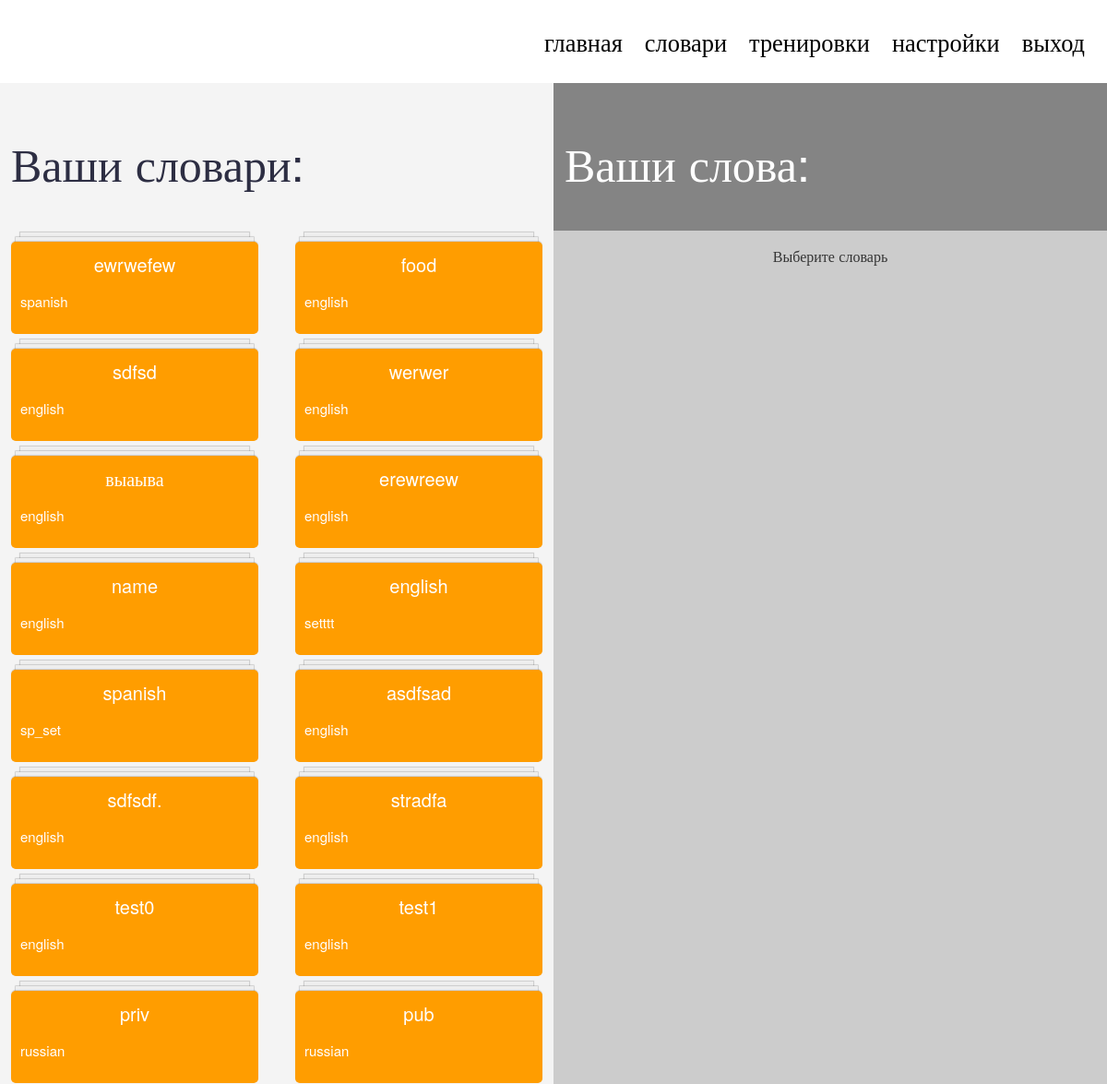
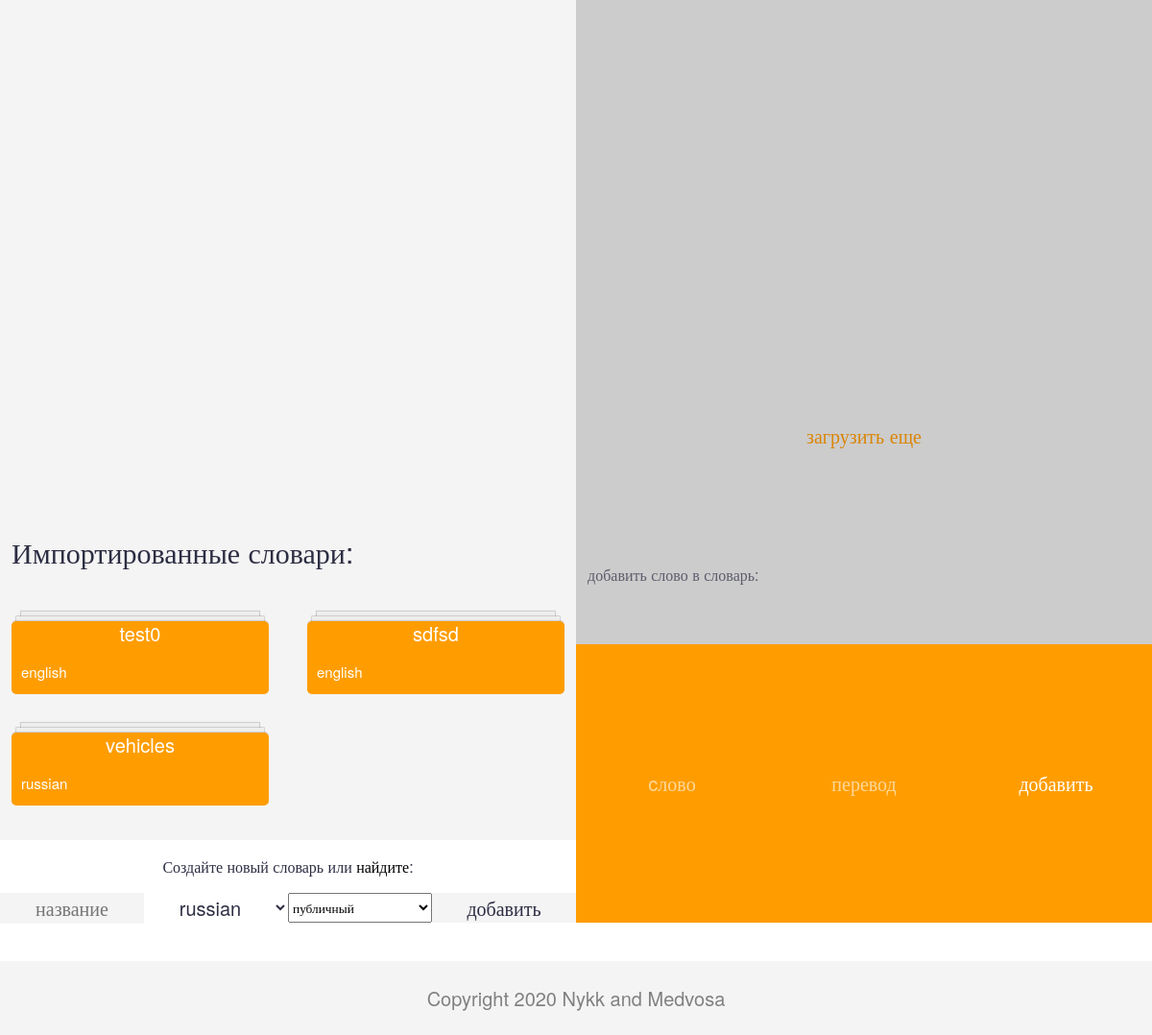
The page /dict (signed in) on the database its author committed (2 pictures, top to bottom).
### models.py (models this page shows, shortened)
class WordSet(Base):
    __tablename__ = 'word_sets'
    id = Column(Integer, primary_key=True)
    name = Column(String)
    owner_id = Column(Integer)
    language = Column(String)
    access_type = Column(Integer)

### __init__.py (the view)
@app.route('/dict')
def dp():
    if 'userId' in ses:
        native_language = session.query(User).filter_by(id=ses['userId']).first().native_language
        lang_code = ''
        for i in LANGUAGES:
            if i[0]==native_language:
                lang_code = i[2]
                break
        sets = session.query(WordSet).filter_by(owner_id=ses['userId']).all()
        set_pairs = session.query(ImportedWordSet, WordSet).join(WordSet, ImportedWordSet.set_id == WordSet.id) \
            .filter(ImportedWordSet.user_id == ses['userId']).all()
        imported_sets = []
        for i in set_pairs:
            imp = i[0]
            orig = i[1]
            imported_sets.append({
                "imported_id": imp.id,
                "original_name": orig.name,
                "language":orig.language
            })
        print(imported_sets)
        return render_template('dictionary.html',
                               email=ses['email'],
                               dictionaries=[i for i in sets],
                               training_names=TRAINING_NAMES,
                               nativeLanguage=native_language,
                               languages=LANGUAGES,
                               langCode=lang_code,
                               imported_sets=imported_sets,)
    return redirect('/')

### __init__.py (called while the page is built)
@app.context_processor
def load_baseInfo():
    lang = ses.get('lang',None)
    loc_head = None
    loc_body = None
    lh = lambda x:x
    lb = lambda x:x
    if not lang or (lang not in trnsh):
        loc_head = lh
    else:
        langarrh = trnsh[lang]
        def lh2(x):
            print('::-------'+x)
            if x in langarrh:
                return langarrh[x]
            return x
        loc_head = lh2
    if not lang or (lang not in trnsb):
        loc_body = lb
        print('halt\n\n\n\n\n')
    else:
        langarrb = trnsb[lang]
        def loc(x):
            print('-------'+x)
            if x in langarrb:
                return langarrb[x]
            return x
        loc_body = loc
        print('success\n\n\n\n')
    return {"loc_head":loc_head,
            "loc":loc_body}

### templates/dictionary.html (shortened to what this page needs)
<!DOCTYPE html>
<html lang="en">
<head>
    <link rel="stylesheet" href="/static/dictionaries.css">
</head>
<body>
    <section style="display: grid; grid-template-rows: 2fr 9.5fr 0.5fr">
        {% include "header.html" %}
        <main>
            <div class="dict-part">
                <div class="title-dicts"><p class="title-p">{{ loc("Your dictionaries") }}:</p></div>
                <div class="existing-dicts" id="dictionaries">
                    {% for dictionary in dictionaries %}
                        <div>
                            <div class='dict-logo' onclick='getDictList("{{ dictionary.name }}")'>
                                <div class="dict-name"> {{ dictionary.name }} </div>
                                <p>{{ dictionary.language }}</p>
                            </div>
                        </div>
                    {% endfor %}
                </div>
                <div class="title-dicts"><p class="title-p" style="font-size:30px">{{ loc ("Imported dictionaries") }}:</p></div>
                <div class="existing-dicts" id="dictionaries">
                    {% for dict in imported_sets %}
                        <div class='dict-logo' onclick="viewImported({{ dict.imported_id }},'{{ dict.original_name }}')">
                            <div class="dict-name"> {{ dict.original_name }} </div>
                            <p>{{ dict.language }}</p>
                        </div>
                    {% endfor %}
                </div>
                <div class="create-comment"><p>{{ loc("Create a dictionary or")}} <a href="/dictSearch">{{ loc("find one")}}</a>:</p></div>
                <div class="create-dicts">
                    <input type="text" id="dictName" placeholder="{{ loc ("name")}}">
                    <select id="dictLanguage">
                        {% for i in languages %}
                        <option>{{i[0]}}</option>
                        {% endfor %}
                    </select>
                    <select id="privacy_type">
                        <option value="0">{{ loc ("public")}}</option>
                    </select>
                    <input id="dict-button" type="button" value="{{ loc ("add") }}" onclick="addDictBtn()">
                </div>
            </div>
            <div class="words-part">
                <div class="title-words"><p class="title-p">{{ loc("Your words") }}:</p></div>
                <div class="select-dict" id="words"><p>{{ loc("Select a dictionary") }}</p></div>
                <div class="load-more">
                    <input type="button" value="{{ loc ("load more words")}}" onclick="loadWordsWithOffset(currentSetName,currentOffset)">
                </div>
                <div class="add-word">
                    <p>{{ loc ("Add a word here") }}:</p>
                </div>
                <div class="input-word">
                    <input type="text" id="spelling" placeholder="{{ loc("word") }}">
                    <input type="text" id="translation" placeholder="{{ loc("translation") }}">
                    <input id="translateButton" type="button" value="{{ loc("add") }}" onclick="addWordBtn()">
                </div>
            </div>
        </main>
        {% include "ending.html" %}

### templates/header.html (shortened to what this page needs)
<header>
            <ul>
                <li><a href="/">{{loc_head("home")}}</a></li>
                <li><a href="/dict">{{loc_head("dictionaries")}}</a></li>
                <li><a href="/train">{{loc_head("trainings")}}</a></li>
                <li><a href="/settings">{{loc_head("settings")}}</a></li>
                <li><a href="/logout">{{loc_head("exit")}}</a></li>
            </ul>
        </header>

### templates/ending.html (shortened to what this page needs)
            <footer>
                Copyright 2020 Nykk and Medvosa
            </footer>
        </section>
    </body>
</html>

### static/dictionaries.css (style rules this page uses)
* { font-family: 'HelveticaNeue'; }
body, html { width: 100vw; height: 100vh; margin: 0; }
section { width: 100vw; height: 100vh; display: grid; grid-template-rows: 160px 9.5fr .5fr; }
main { background-color: #F4F4F4; width: 100vw; display: grid; grid-template-columns: repeat(auto-fit, 50%); align-items: center; }
main > .dict-part { height: 100%; margin-right: auto; display: grid; grid-template-rows: 160px 6fr .5fr .5fr; margin: 0; }
main > div > .title-dicts { display: grid; justify-content: start; align-items: center; }
main > div > .title-dicts > p { font-size: 50px; color: #2D2E43; margin-left: 1vw; }
main > div > .existing-dicts { display: grid; grid-gap: 1em; grid-template-columns: repeat(auto-fit, minmax(200px, 1fr)); }
.dict-logo { padding: 10px; color: white; font-size: 15px; border-radius: 5px; background-color: #FF9D00; height: auto; margin: 1vw; display: flex; justify-content: center; flex-direction: column; }
.dict-logo:not(.word-logo) { box-shadow: 0 -1px 1px rgba(0,0,0,0.15), 0 -10px 0 -5px #eee, 0 -10px 1px -4px rgba(0,0,0,0.15), 0 -20px 0 -10px #eee, 0 -20px 1px -9px rgba(0,0,0,0.15); }
.dict-logo > p { width: 100%; height: auto; }
.dict-name { text-align: center; font-size: 20px; color: white; width: 100%; height: auto; }
main > div > .create-comment { background-color: white; color: #2D2E43; display: grid; justify-content: center; align-items: center; }
main > div > .create-dicts { display: grid; grid-template-columns: repeat(auto-fit, minmax(30px, 1fr)); }
#dictName { height: 96%; margin: 0; border: none; outline: none; background-color: #F4F4F4; font-size: 20px; text-align: center; color: #2D2E43; }
#dictLanguage { height: 100%; margin: 0; border: none; border-radius: none; outline: none; background-color: white; color: #2D2E43; font-size: 20px; text-align: center; }
#dict-button { height: 100%; margin: 0; border: none; outline: none; color: #2D2E43; background-color: #F4F4F4; font-size: 20px; text-align: center; }
main > .words-part { height: 100%; margin-left: auto; display: grid; grid-template-rows: 160px 4.5fr .5fr .5fr 1fr; margin: 0; }
main > .words-part > .title-words { background-color: #848484; display: grid; justify-content: start; align-items: center; }
main > .words-part > .title-words > p { font-size: 50px; color: white; margin-left: 1vw; }
main > .words-part > .select-dict { background-color: #cccccc; display: grid; grid-template-columns: repeat(auto-fit, minmax(200px, 1fr)); }
main > .words-part > .select-dict > p { color: #353535; display: grid; justify-content: center; align-items: center; }
main > .words-part > .load-more { background-color: #cccccc; display: grid; justify-content: center; align-items: center; }
main > .words-part > .load-more > input { height: 100%; width: 100%; border: none; font-size: 20px; background-color: transparent; color: #db8505; cursor: pointer; }
main > .words-part > .add-word { background-color: #cccccc; display: grid; justify-content: start; align-items: center; }
main > .words-part > .add-word > p { margin-left: 1vw; color: #2D2E43; opacity: .7; }
main > .words-part > .input-word { display: grid; grid-template-columns: repeat(auto-fit, minmax(30px, 1fr)); }
main > .words-part > .input-word > input { background-color: #ff9D00; color: white; margin: 0; height: 100%; border: none; font-size: 20px; outline: none; height:calc(100% - 2px) }
#translateButton { height: 100%; }
main > .words-part > .input-word > #translation { background-color: #FF9D00; border: none; }
#spelling::placeholder, #translation::placeholder { color: white; opacity: .6; text-align: center; }
#dictionaries { grid-template-rows: repeat(auto-fit, minmax(10px,100px)); }
#words { grid-template-rows: repeat(auto-fit, minmax(10px,50px)); }
footer { display: flex; justify-content: center; background-color: #F4F4F4; margin-top: 40px; }

### rows shown on the page
WordSet: name "ewrwefew", language "spanish"
WordSet: name "food", language "english"
WordSet: name "sdfsd", language "english", original_name "sdfsd"
WordSet: name "werwer", language "english"
WordSet: name "выаыва", language "english"
WordSet: name "erewreew", language "english"
WordSet: name "name", language "english"
WordSet: name "english", language "setttt"
WordSet: name "spanish", language "sp_set"
WordSet: name "asdfsad", language "english"
WordSet: name "sdfsdf.", language "english"
WordSet: name "stradfa", language "english"
WordSet: name "test0", language "english", original_name "test0"
WordSet: name "test1", language "english"
WordSet: name "priv", language "russian"
WordSet: name "pub", language "russian"
WordSet: original_name "vehicles", language "russian"

### other values the page prints
{{ loc_head("home") }} "главная"
{{ loc_head("dictionaries") }} "словари"
{{ loc_head("trainings") }} "тренировки"
{{ loc_head("settings") }} "настройки"
{{ loc_head("exit") }} "выход"
{{ loc("Your dictionaries") }} "Ваши словари"
{{ loc ("Imported dictionaries") }} "Импортированные словари"
{{ loc("Create a dictionary or") }} "Создайте новый словарь или"
{{ loc("find one") }} "найдите"
{{ loc("Your words") }} "Ваши слова"
{{ loc("Select a dictionary") }} "Выберите словарь"
{{ loc ("Add a word here") }} "добавить слово в словарь"
form field value "russian"
form field value "публичный"
